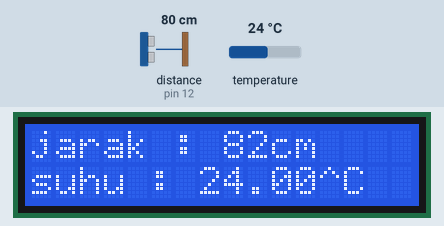
Simulated run of this sketch. Board: Arduino Uno, built with avr-gcc and run on an emulated ATmega328P. On the bench: 16×2 character LCD. Wiring (inferred from the names in the program): ultrasonic range finder: trigger pin 11; echo pin 12. The inputs (shaded band) are chosen by the test bench; at power-on: distance to the obstacle (sensor on pin 12) 80 cm, temperature 24 °C. The echo pulse lasts 58.3 µs per cm; what the sketch prints to the serial monitor is not drawn.

Above: at 3.2 s.
3.8 s: distance to the obstacle (sensor on pin 12) set to 299 cm
At 4.8 s:
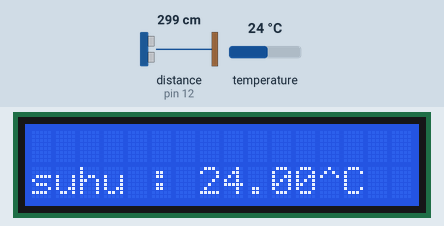
8.5 s: temperature set to 12 °C
At 10.0 s:
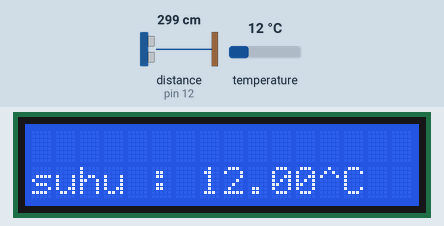
11.6 s: distance to the obstacle (sensor on pin 12) set to 2 cm
At 12.6 s:
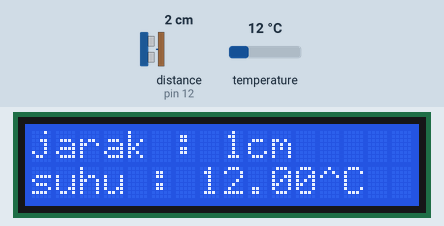
14.2 s: temperature set to 19 °C
At 15.1 s:
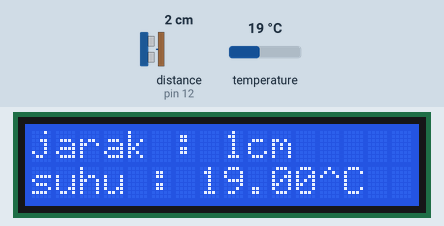
16.7 s: distance to the obstacle (sensor on pin 12) set to 4 cm
At 17.6 s:
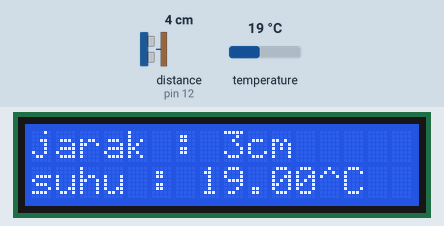
19.3 s: temperature set to 28 °C
At 20.3 s:
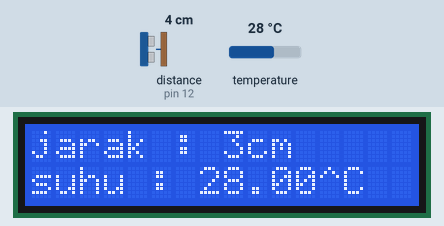
Timing chart, 0 to 22.3 s (numbered marks = the images above; inputs shaded):
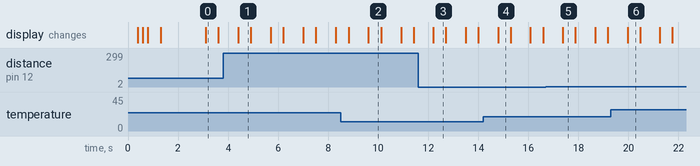

Measured:
- after the input at 3.8 s, the display: changes after 0.61 s (image 1)
- after the input at 8.5 s, the display: first differs from a run without the input after 1.1 s (image 2)
- after the input at 11.6 s, the display: changes after 0.60 s (image 3)
- after the input at 14.2 s, the display: changes after 0.59 s (image 4)
- after the input at 16.7 s, the display: changes after 0.68 s (image 5)
- after the input at 19.3 s, the display: changes after 0.66 s (image 6)
- what the display in image 0 shows lasts 0.5 s, from 3.1 s to 3.6 s

The sketch:

LCD_JARAK_SUHU.ino
```cpp
#include <LiquidCrystal_I2C.h>
#include <DallasTemperature.h>
#include <OneWire.h>

#define echopin 12
#define trig 11
#define ONE 7

long duration, jarak;

OneWire onewire(ONE);
 DallasTemperature sensor(&onewire);
LiquidCrystal_I2C lcd(0x27,16,2);

void setup() {
  // put your setup code here, to run once:
 Serial.begin(9600);
 sensor.begin();
 pinMode(trig, OUTPUT);
 pinMode(echopin, INPUT);

  //setting up lcd
 lcd.init();
 lcd.backlight();
 lcd.setBacklight(HIGH);
 lcd.setCursor(0,0);
 lcd.print("starting");
 delay(300);
 lcd.print(".");
 delay(200);
 lcd.print(".");
 delay(200);
 lcd.print(".");
 delay(500);
 lcd.clear();
 lcd.setCursor(0,0);
 lcd.print("welcome");
 lcd.setCursor(0,1);
 lcd.print("mettikodeva");
 delay(1000);

}

void loop() {
  // put your main code here, to run repeatedly:

  sensor.requestTemperatures();
 float suhu = sensor.getTempCByIndex(00);

  digitalWrite(trig, LOW);
  delayMicroseconds(8);
  digitalWrite(trig, HIGH);
  delayMicroseconds(8);
  digitalWrite(trig, LOW);
  delayMicroseconds(8);
duration = pulseIn(echopin, HIGH);
jarak = (duration/56);
  Serial.print("durasi :");
  Serial.println(duration);
  lcd.setCursor(0,0);
if ( jarak < 300 )
{
  Serial.print("jaraknya :");
  Serial.print(jarak);
  Serial.println("cm");
  lcd.print("jarak : ");
  lcd.print(jarak);
  lcd.print("cm");

}
lcd.setCursor(0,1);
lcd.print("suhu : ");
lcd.print(suhu);
lcd.print("^C");

delay(500);
lcd.clear();
}
```
